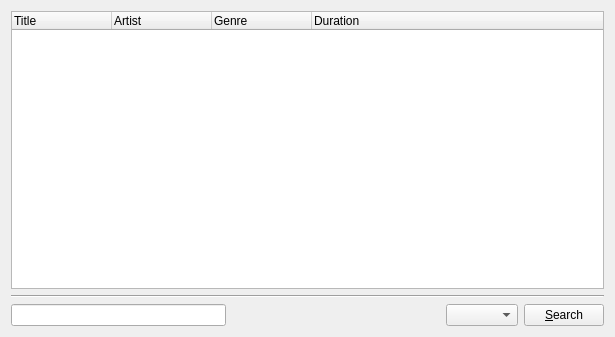
<?xml version="1.0" encoding="UTF-8"?>
<ui version="4.0">
 <class>songDbBrowser</class>
 <widget class="QWidget" name="songDbBrowser">
  <property name="geometry">
   <rect>
    <x>0</x>
    <y>0</y>
    <width>615</width>
    <height>337</height>
   </rect>
  </property>
  <property name="windowTitle">
   <string>Form</string>
  </property>
  <layout class="QGridLayout" name="gridLayout">
   <item row="0" column="0">
    <widget class="QTreeWidget" name="treeWidget">
     <column>
      <property name="text">
       <string>Title</string>
      </property>
     </column>
     <column>
      <property name="text">
       <string>Artist</string>
      </property>
     </column>
     <column>
      <property name="text">
       <string>Genre</string>
      </property>
     </column>
     <column>
      <property name="text">
       <string>Duration</string>
      </property>
     </column>
    </widget>
   </item>
   <item row="1" column="0">
    <widget class="Line" name="line">
     <property name="orientation">
      <enum>Qt::Horizontal</enum>
     </property>
    </widget>
   </item>
   <item row="2" column="0">
    <layout class="QHBoxLayout" name="horizontalLayout">
     <item>
      <widget class="QLineEdit" name="lineEdit">
       <property name="sizePolicy">
        <sizepolicy hsizetype="Expanding" vsizetype="Fixed">
         <horstretch>0</horstretch>
         <verstretch>0</verstretch>
        </sizepolicy>
       </property>
      </widget>
     </item>
     <item>
      <spacer name="horizontalSpacer">
       <property name="orientation">
        <enum>Qt::Horizontal</enum>
       </property>
       <property name="sizeHint" stdset="0">
        <size>
         <width>40</width>
         <height>20</height>
        </size>
       </property>
      </spacer>
     </item>
     <item>
      <widget class="QComboBox" name="comboBox"/>
     </item>
     <item>
      <widget class="QPushButton" name="pushButton">
       <property name="text">
        <string>&amp;Search</string>
       </property>
      </widget>
     </item>
    </layout>
   </item>
  </layout>
 </widget>
 <resources/>
 <connections/>
</ui>
